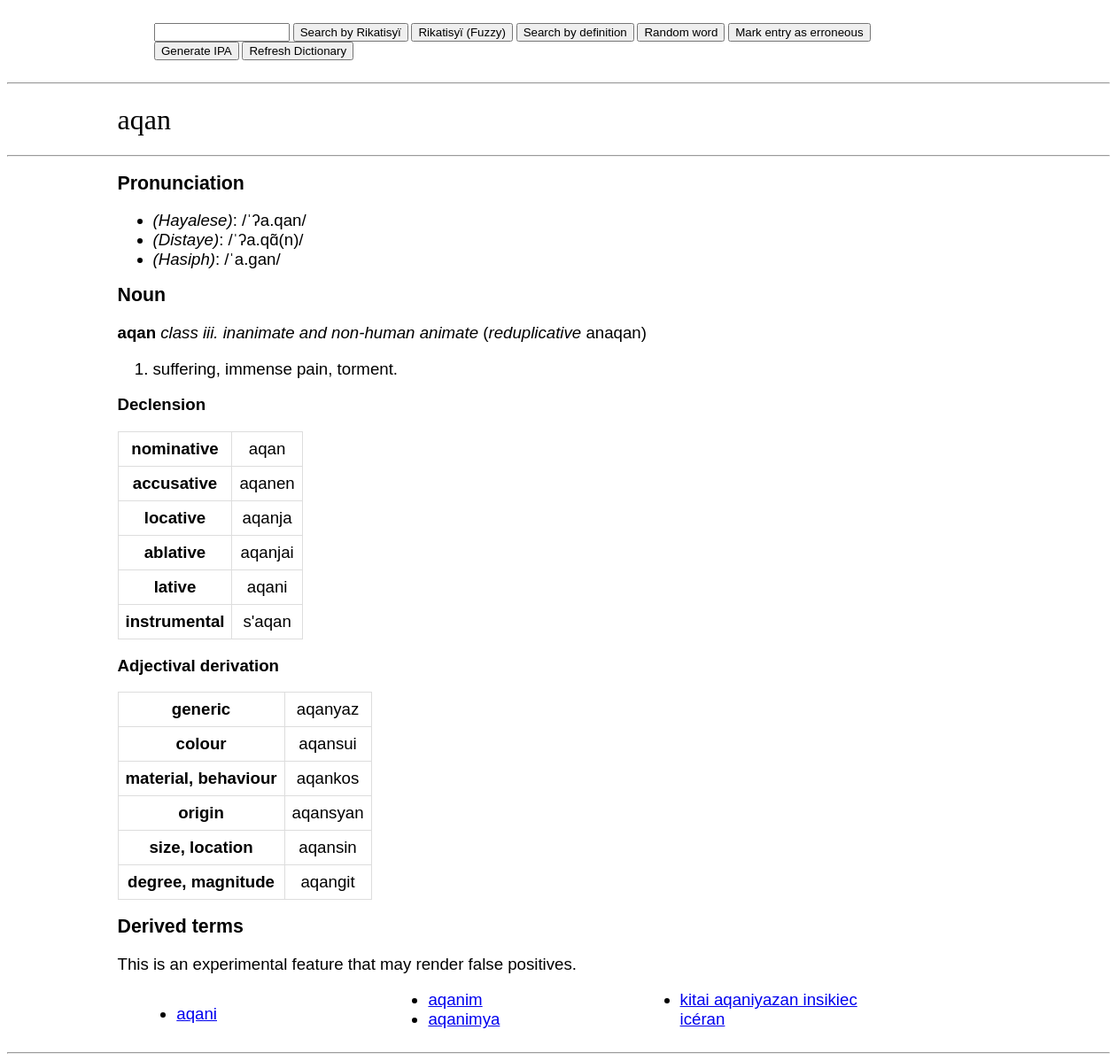
The app's page /wiki/aqan with its own data.
### app/models.py (models this page shows, shortened)
class Dictionary(db.Model):
    __tablename__ = 'Dictionary'
    id: Mapped[int] = mapped_column(primary_key=True)
    word: so.Mapped[str] = so.mapped_column(sa.String(50), index=True)
    defin: so.Mapped[str] = so.mapped_column(sa.String(255), index=True)
    anim: so.Mapped[str] = so.mapped_column(sa.String(50), nullable=True)
    pos: so.Mapped[str] = so.mapped_column(sa.String(50), nullable=True)
    etym: so.Mapped[str] = so.mapped_column(sa.String(255), nullable=True)

### app/routes.py (the view, shortened to what this page needs)
@app.route("/wiki/")
@app.route("/wiki/<word>", methods=['GET', 'POST'])
def show_definition(word):
    form = searchWord()
    located = Dictionary.query.filter(Dictionary.word == word.strip().casefold()).all()
    retword = []
    for x in located:
        defin = x.defin.split("; ")
        print(defin)
        root = ""
        anim = ""
        neg = ""
        if x.anim:
            match x.anim:
                case "i.":
                    anim = "class i. human"
                case "ii.":
                    anim = "class ii. deitic"
                case "iii.":
                    anim = "class iii. inanimate and non-human animate"
        match neg[len(neg)-2:]:
            case "uu":
                neg = neg[:len(neg)-1] + "y"
            case "au":
                neg = neg[:len(neg) - 1] + "w/" + neg[:len(neg) - 2] + "uw" + neg[len(neg)-2]
        if "alt." in defin[0]:
            adef = defin[0].split(")")
            defin[0] = adef[1]
            alt = adef[0] + ")"
        else:
            alt = ""
        if ", from" in defin[len(defin)-1]:
            etym = "Derived from " + defin[len(defin)-1].split(", from")[len(defin[len(defin)-1].split(", from"))-1]
            defin[len(defin)-1] = defin[len(defin)-1].split(", from")[0] + "."
        elif ", lit." in defin[len(defin)-1]:
            etym = "Derived from " + defin[len(defin) - 1].split(", lit.")[len(defin[len(defin)-1].split(", lit."))-1]
            defin[len(defin)-1] = defin[len(defin)-1].split(", lit.")[0] + "."
        elif ", derived from" in defin[len(defin)-1]:
            etym = "Derived from " + defin[len(defin) - 1].split(", derived from")[len(defin[len(defin)-1].split(", derived from"))-1]
            defin[len(defin)-1] = defin[len(defin)-1].split(", derived from")[0] + "."
        elif ", borrowed from" in defin[len(defin)-1]:
            etym = "Borrowed from " + defin[len(defin)-1].split(", borrowed from")[len(defin[len(defin)-1].split(", borrowed from"))-1]
            defin[len(defin)-1] = defin[len(defin)-1].split(", borrowed from")[0] + "."
        elif ", root noun" in defin[len(defin)-1]:
            etym = "Derivation of root noun " + defin[len(defin)-1].split(", root noun")[len(defin[len(defin)-1].split(", root noun"))-1]
            defin[len(defin)-1] = defin[len(defin)-1].split(", root noun")[0] + "."
        elif ", contraction of" in defin[len(defin)-1]:
            etym = "Derivation from a contraction of " + defin[len(defin)-1].split(", contraction of")[len(defin[len(defin)-1].split(", contraction of"))-1]
            defin[len(defin)-1] = defin[len(defin)-1].split(", contraction of")[0] + "."
        else:
            etym = ""
        retword.append(cs.definition(x.word.strip().casefold(),cs.genIPA(word),cs.genIPA_collo(cs.genIPA(word)),cs.genIPA_eng(cs.genIPA(word),word),defin,anim,cs.posword(x.pos),etym,root,cs.getInf(x),cs.getAspInf(x),alt, neg, cs.redup(x), cs.reflex(x.word)))
    if session.get('prev'):
        if session['prev']:
            form.word.data = session['prev']
    else:
        form.word.data = ""
    related = Dictionary.query.filter(Dictionary.word.icontains(word.strip().casefold()),Dictionary.word != word.strip().casefold()).order_by(collate(Dictionary.word, 'NOCASE')).all()
    return render_template('word.html', retword=retword, related=related, form=form)

### app/forms.py
class searchWord(FlaskForm):
    word = StringField('Search by word or definition:')
    submit = SubmitField('Search by Rikatisyï')
    fuzsubmit = SubmitField('Rikatisyï (Fuzzy)')
    defsubmit = SubmitField('Search by definition')
    random = SubmitField('Random word')
    refresh = SubmitField('Refresh Dictionary')
    markentry = SubmitField('Mark entry as erroneous')
    genipa = SubmitField('Generate IPA')

### app/scripts.py (called while the page is built, shortened)
def ipa(x):
    x = x.lower()
    x = x.replace("w-","w")
    if x.endswith('-'):
        x = x[:len(x)-1]
    elif x.startswith('-'):
        x = x[0:]
    elif "-" in x:
        y = x.split('-')
        return ipa(y[0])+"."+ipa(y[1]).replace("ˈ","ˌ")
    for dia, mon in dia_b.items():
        x = x.replace(dia, mon)
    if (x[0] in vowels) is True:
        x = "ʔ" + x
    x = sylla(x)
    x = stress(x)
    for pref, fin in ipa_f.items():
        x = x.replace(pref, fin)
    for st, co in ipa_f2.items():
        if x.endswith(st):
            x = co.join(x.rsplit(st,1))
    return x

def sylla(x):
    if 1 <= len(x) <= 2:
        return x
    i = 1
    x = x + " "
    xlen = len(x)
    while i<=xlen-1:
        if (x[i] in vowels) and (x[i+1] in cons_b):
             if (x[i+2] in cons_b) and ((x[i+2] in son_b) is False):
                 x = x[:i+2] + "." + x[i+2:]
                 i+=1
             else:
                 x = x[:i+1] + "." + x[i+1:]
                 i+=1
        elif (x[i] in cons_b) and (x[i+1] in son_b):
            if x[i + 1] == "y":
                x = x[:i + 1] + "ʲ" + x[i + 2:]
            elif x[i + 1] == "'":
                x = x[:i + 1] + "ˤ" + x[i + 2:]
        elif (x[i] in validph) is False:
            break
        i += 1
    if (x[len(x) - 3] == '.') and (x[len(x)-2] in cons_b):
        return x[:len(x)-3] + x[len(x)-2]
    else:
        return x[:-1]

def genIPA(name):
    splitname = re.split(" ",name)
    res = ""
    i=0
    while i<len(splitname):
        res = res + ipa(splitname[i])
        i += 1
        if i<len(splitname):
            res = res + " "
    return res

def genIPA_collo(name):
    for st, co in ipa_c.items():
        name = name.replace(st, co)
    for st, co in ipa_c2.items():
        if name.endswith(st):
            name = co.join(name.rsplit(st,1))
    return name

### app/templates/word.html (shortened to what this page needs)
<!DOCTYPE html>
<html lang="en">
<head>
</head>
    <body>
    {% extends "base.html" %}
    {% block content %}
        <h1>{{ retword[0].word }}</h1>
        <hr>
        <h2>Pronunciation</h2>
        <ul>
            <li><i>(Hayalese)</i>: /{{ retword[0].ipa }}/</li>
            <li><i>(Distaye)</i>: /{{ retword[0].ipa_c }}/</li>
            <li><i>(Hasiph)</i>: /{{ retword[0].ipa_e }}/</li>
        </ul>
        {% for word in retword %}
        <h2>{{ word.pos }}</h2>
        {% if word.pos == "Pronoun" %}
        <p><b>{{ word.word }} </b></p>
        {% elif word.root %}
        <p><b>{{ word.word }} </b><i>{{ word.anim }}</i> {{ word.alt }} (<i>stem</i> {{ word.root }}, <i>negative stem</i> {{ word.neg }}, <i>reduplicative</i> {{word.redup}})</p>
        {% elif word.root == "" and (word.pos != "Affix" and word.pos != "Phrase" and word.pos != "Conjunction") %}
        <p><b>{{ word.word }} </b><i>{{ word.anim }}</i> {{ word.alt }} (<i>reduplicative</i> {{word.redup}})</p>
        {% elif word.root == "" and (word.pos == "Affix" or word.pos == "Phrase" or word.pos == "Conjunction") %}
        <p><b>{{ word.word }} </b><i>{{ word.anim }}</i> {{ word.alt }}</p>
        {% elif word.root == "" and (word.pos == "Affix" or word.pos == "Phrase" or word.pos == "Conjunction") %}
        <p><b>{{ word.word }} </b><i>{{ word.anim }}</i> {{ word.alt }}</p>
        {% endif %}
        <ol>
            {% for match in word.defin %}
            <li>{{ match }}</li>
            {% endfor %}
        </ol>
    {% if word.pos == "Noun" %}
    <p><b>Declension</b></p>
        <table><tbody>
        <tr>
            <td><b>nominative</b></td>
            <td>{{ word.word }}</td>
        </tr>
        <tr>
            <td><b>accusative</b></td>
            <td>{{ word.word }}{{ word.inf[0] }}</td>
        </tr>
        <tr>
            <td><b>locative</b></td>
            <td>{{ word.word }}{{ word.inf[1] }}</td>
        </tr>
        <tr>
            <td><b>ablative</b></td>
            <td>{{ word.word }}{{ word.inf[2] }}</td>
        </tr>
        <tr>
            <td><b>lative</b></td>
            <td>{{ word.word }}{{ word.inf[3] }}</td>
        </tr>
        <tr>
            {% if word.anim == "class i. human" %}
            <td><b>comitative</b></td>
            {% else %}
            <td><b>instrumental</b></td>
            {% endif %}
            <td>{{ word.inf[4] }}{{ word.word }}</td>
        </tr>
        </tbody>
        </table>
    {% endif %}
    {% if word.pos == "Noun" or word.pos == "Verb" or word.pos == "Stative verb" %}
    <p><b>Adjectival derivation</b></p>
        <table><tbody>
        <tr>
            <td><b>generic</b></td>
            {% if word.word[word.word|length -1] == "y" %}
                <td>{{ word.word }}az</td>
            {% else %}
                <td>{{ word.word }}yaz</td>
            {% endif %}
        </tr>
        <tr>
            <td><b>colour</b></td>
            <td>{{ word.word }}sui</td>
        </tr>
        <tr>
            <td><b>material, behaviour</b></td>
            <td>{{ word.word }}kos</td>
        </tr>
        <tr>
            <td><b>origin</b></td>
            <td>{{ word.word }}syan</td>
        </tr>
        <tr>
            <td><b>size, location</b></td>
            <td>{{ word.word }}sin</td>
        </tr>
        <tr>
            <td><b>degree, magnitude</b></td>
            <td>{{ word.word }}git</td>
        </tr>
        </tbody>
        </table>
    {% endif %}
    {% endfor %}
    {% if related|length > 0 %}
    <h2>Derived terms</h2>
    <p>This is an experimental feature that may render false positives.</p>
    <div class="fourcol">
        <ul>
            {% for rel in related %}
            <li><a href="{{ url_for('show_definition', word=rel.word) }}">{{ rel.word }}</a></li>
            {% endfor %}
        </ul>
    </div>
    {% endif %}
    <br><hr>
    {% endblock %}

### app/templates/base.html (shortened to what this page needs)
<!DOCTYPE html>
<html lang="en">
<head>
    <link rel="stylesheet" href='/static/style.css' />
</head>
<body>
 <div class="navbar" style="display: flex; margin-left:5%">
        <form action="" method="post" novalidate style="text-align:center, margin-left:10%, margin-right:0%">
             <h4>{{ form.word(size=16) }} {{ form.submit }} {{ form.fuzsubmit }} {{ form.defsubmit }} {{ form.random }}
                 {{ form.markentry }} {{ form.genipa }} {{ form.refresh }} </h4>
        </form>
</div>
<hr>
{% block content %}{% endblock %}
</body>
</html>

### app/static/style.css (style rules this page uses)
p, th, td { color: black; font-family: "Arial", serif; font-size: 14pt; font-weight: 400; text-align: left; margin-left: 10%; margin-right: 10%; }
h1 { color: black; font-family: "Georgia", serif; font-size: 24pt; text-align: left; font-weight: 500; margin-left: 10%; margin-right: 10%; }
h2 { color: black; font-family: "Arial", sans-serif; font-size: 16pt; text-align: left; font-weight: 700; margin-left: 10%; margin-right: 10%; }
h4 { color: black; font-family: "Arial", sans-serif; font-size: 10pt; text-align: left; margin-left: 10%; margin-right: 10%; font-weight: 400; }
li { color: black; font-family: "Arial", sans-serif; font-size: 14pt; font-weight: 400; text-align: left; }
ul, ol { color: black; font-family: "Arial", sans-serif; font-size: 12pt; font-weight: 200; text-align: left; margin-left: 10%; }
.navbar { width: 100%; background-color: white; overflow: auto; }
tg, th, td { border: 1px solid #ddd; padding: 8px; text-align: center; vertical-align: left; }
table { border-collapse: collapse; margin-left: 10%; margin-right: auto; vertical-align: left; }
.fourcol { column-count: 4; margin-left: 10%; }

### records on screen
Dictionary: word "aqan", pos "Noun", anim "class iii. inanimate and non-human animate", redup "anaqan", defin "suffering, immense pain, torment.", inf "en", inf "ja", inf "jai", inf "i", inf "s'"
Dictionary: word "aqani"
Dictionary: word "aqanim"
Dictionary: word "aqanimya"
Dictionary: word "kitai aqaniyazan insikiec icéran"

### other values on screen
{{ retword[0].ipa }} "ˈʔa.qan"
{{ retword[0].ipa_c }} "ˈʔa.qɑ̃(n)"
{{ retword[0].ipa_e }} "ˈa.gan"
